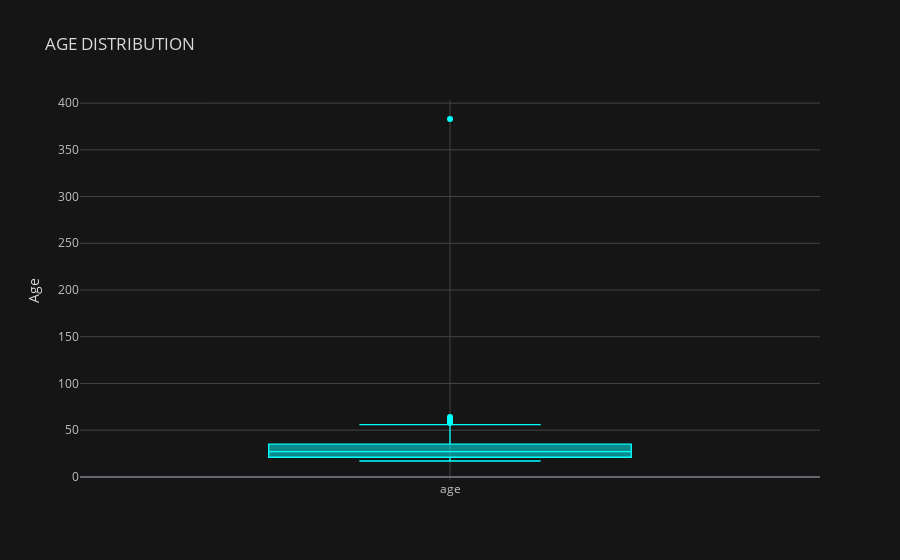

Notebook source saved alongside this figure:
### Markdown cell above
Now Visualising Age Distribution again

### Code cell
df['age'].sort_values().iplot(kind='box', title='AGE DISTRIBUTION', yTitle = 'Age', theme='solar', color='cyan', boxpoints="outliers")

### Figure 1 — Plotly figure (JSON) as saved in the notebook; plotly's stock layout.template omitted (floating-point values rounded to 4 significant figures; data arrays with more than 128 entries replaced by an {"elided": "..."} marker saying what was removed)
{"data": [{"boxpoints": "outliers", "line": {"width": 1.3}, "marker": {"color": "rgba(0, 255, 255, 1.0)"}, "name": "age", "orientation": "v", "type": "box", "y": {"elided": "702 int values"}}], "layout": {"legend": {"bgcolor": "#151516", "font": {"color": "#D9D9D9"}}, "paper_bgcolor": "#151516", "plot_bgcolor": "#151516", "title": {"font": {"color": "#D9D9D9"}, "text": "AGE DISTRIBUTION"}, "xaxis": {"gridcolor": "#434343", "showgrid": true, "tickfont": {"color": "#C2C2C2"}, "title": {"font": {"color": "#D9D9D9"}, "text": ""}, "zerolinecolor": "#666570"}, "yaxis": {"gridcolor": "#434343", "showgrid": true, "tickfont": {"color": "#C2C2C2"}, "title": {"font": {"color": "#D9D9D9"}, "text": "Age"}, "zerolinecolor": "#666570"}}}
